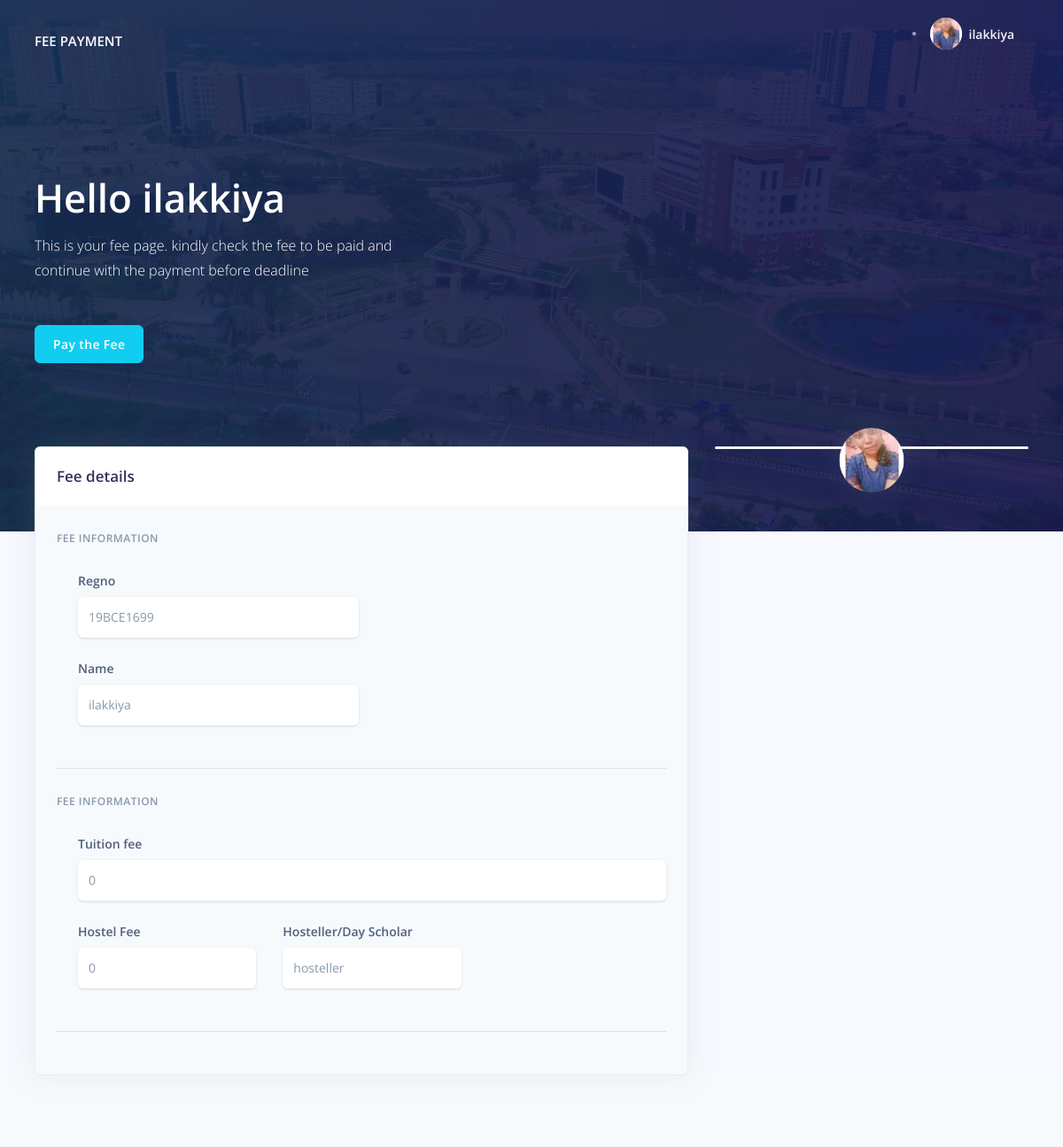
The app's page /fee.php (signed in) with its own data.
### tables this page shows
CREATE TABLE IF NOT EXISTS `stud_fee` (
  `regno` varchar(50) NOT NULL,
  `name` varchar(255) NOT NULL,
  `status` varchar(50) NOT NULL,
  `hostelfee` int(11) NOT NULL,
  `tuitionfee` int(11) NOT NULL,
  `image` varchar(50) NOT NULL,
  PRIMARY KEY (`regno`)
);

### fee.php (the view, shortened to what this page needs)
<?php
include('config/config.php');
$sql = "SELECT * FROM stud_fee WHERE regno = '" . $_SESSION['regno'] . "'";
$result = mysqli_query($db,$sql);
while($row = mysqli_fetch_array($result)){
$reg = $row['regno'];
$name = $row['name'];
$tuition = $row['tuitionfee'];
$hostel = $row['hostelfee'];
$status = $row['status'];
$img = $row['image'];
}
			?>
 <link rel="stylesheet" href="assets/css/profile.css">
<body>
  <div class="main-content">
    <nav class="navbar navbar-top navbar-expand-md navbar-dark" id="navbar-main">
      <div class="container-fluid">
        <a class="h4 mb-0 text-white text-uppercase d-none d-lg-inline-block" href="welcome.php" >Fee payment</a>
        <form class="navbar-search navbar-search-dark form-inline mr-3 d-none d-md-flex ml-lg-auto">
          <div class="form-group mb-0">
            <div class="input-group input-group-alternative">
          </div>
        </form>
        <ul class="navbar-nav align-items-center d-none d-md-flex">
          <li class="nav-item dropdown">
            <a class="nav-link pr-0" href="#" role="button" data-toggle="dropdown" aria-haspopup="true" aria-expanded="false">
              <div class="media align-items-center">
                <span class="avatar avatar-sm rounded-circle">
                  <img alt="Image placeholder" src="assets/img/gallery/<?php echo $img; ?>">
                </span>
                <div class="media-body ml-2 d-none d-lg-block">
                  <span class="mb-0 text-sm  font-weight-bold"><?php echo "$name";?></span>
                </div>
              </div>
            </a>
          </li>
        </ul>
      </div>
    </nav>
    <div class="header pb-8 pt-5 pt-lg-8 d-flex align-items-center" style="min-height: 600px; background-image: url(assets/img/gallery/campus.jpg); background-size: cover; background-position: center top;">
      <span class="mask bg-gradient-default opacity-8"></span>
      <div class="container-fluid d-flex align-items-center">
        <div class="row">
          <div class="col-lg-7 col-md-10">
            <h1 class="display-2 text-white">Hello <?php echo "$name";?></h1>
            <p class="text-white mt-0 mb-5">This is your fee page. kindly check the fee to be paid and continue with the payment before deadline</p>
            <a href="payfee.php" class="btn btn-info">Pay the Fee</a>
          </div>
        </div>
      </div>
    </div>
    <div class="container-fluid mt--7">
      <div class="row">
        <div class="col-xl-4 order-xl-2 mb-5 mb-xl-0">
          <div class="card card-profile shadow">
            <div class="row justify-content-center">
              <div class="col-lg-3 order-lg-2">
                <div class="card-profile-image">
                  <a href="#">
                    <img src="assets/img/gallery/<?php echo $img; ?>" class="rounded-circle">
                  </a>
                </div>
              </div>
            </div>
          </div>
        </div>
        <div class="col-xl-8 order-xl-1">
          <div class="card bg-secondary shadow">
            <div class="card-header bg-white border-0">
              <div class="row align-items-center">
                <div class="col-8">
                  <h3 class="mb-0">Fee details</h3>
                </div>
              </div>
            </div>
            <div class="card-body">
              <form>
                <h6 class="heading-small text-muted mb-4">Fee information</h6>
                <div class="pl-lg-4">
                  <div class="row">
                    <div class="col-lg-6">
                      <div class="form-group focused">
                        <label class="form-control-label" for="input-username">Regno</label>
                        <input type="text" id="input-username" class="form-control form-control-alternative" placeholder="<?php echo "$reg";?>" value="<?php echo "$reg";?>">
                      </div>
                    </div>
                  </div>
                  <div class="row">
                    <div class="col-lg-6">
                      <div class="form-group focused">
                        <label class="form-control-label" for="input-last-name">Name</label>
                        <input type="text" id="input-last-name" class="form-control form-control-alternative" placeholder="Last name" value="<?php echo "$name";?>">
                      </div>
                    </div>
                  </div>
                </div>
                <hr class="my-4">
                <h6 class="heading-small text-muted mb-4">Fee information</h6>
                <div class="pl-lg-4">
                  <div class="row">
                    <div class="col-md-12">
                      <div class="form-group focused">
                        <label class="form-control-label" for="input-address">Tuition fee</label>
                        <input id="input-address" class="form-control form-control-alternative" placeholder="Home Address" value="<?php echo "$tuition"; ?>" type="text">
                      </div>
                    </div>
                  </div>
                  <div class="row">
                    <div class="col-lg-4">
                      <div class="form-group focused">
                        <label class="form-control-label" for="input-city">Hostel Fee</label>
                        <input type="text" id="input-city" class="form-control form-control-alternative" placeholder="City" value="<?php echo "$hostel";?>">
                      </div>
                    </div>
                    <div class="col-lg-4">
                      <div class="form-group focused">
                        <label class="form-control-label" for="input-country">Hosteller/Day Scholar</label>
                        <input type="text" id="input-country" class="form-control form-control-alternative" placeholder="Country" value="<?php echo"$status";?>">
                      </div>
                    </div>
                  </div>
                </div>
                <hr class="my-4">
                </div>
            </div>
          </div>
        </div>
      </div>
    </div>
  <footer class="footer">
    <div class="row align-items-center justify-content-xl-between">
      <div class="col-xl-6 m-auto text-center">
      </div>
    </div>
  </footer>
</body>

### records on screen
stud_fee: image (picture), name "ilakkiya", regno "19BCE1699", tuitionfee "0", hostelfee "0", status "hosteller"
